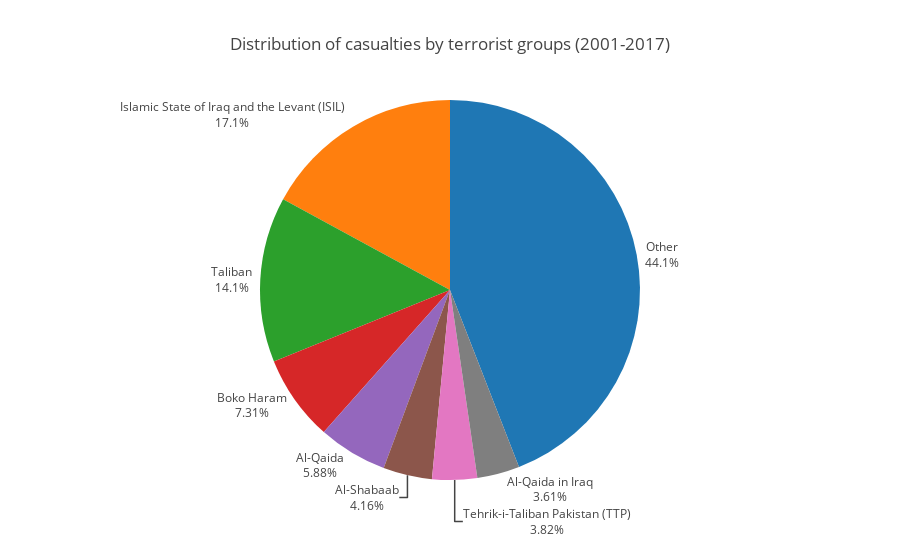

Notebook code cell kept with this figure:
### Markdown cell above
In most parts of Europe, acts of terrorism is a relatively rare event and it is instead focused in particular countries or regions of instability. A major consequence of the rise of international terrorism has been the War on Terror. Since the attacks on the World Trade Center in New York in 2001, particularly Islamic extremist groups of Iraq and Afghanistan, as well as other operations in Yemen, Pakistan and Syria are in a rise (Roser, Nagdy, & Ritchie, 2013).

### Code cell
def distribution():
    df = get_data()
    df = df[df['iyear'] > 2000]
    df = df[df['gname'] != 'Unknown']
    df = df.groupby(['gname']).sum().reset_index()
    df = df[['gname','casualities', 'amount']]
    df = df[df['amount'] > 0]
    df.loc[df.casualities < 7500, 'gname'] = 'Other'
    
    fig = {
        'data': [
            {
                'values': df['casualities'],
                'labels': df['gname'],
                'textposition': 'outside',
                'textinfo': 'label+percent',
                'type': 'pie'
            }
        ],
        'layout': {
            'title':'Distribution of casualties by terrorist groups (2001-2017)',
            'showlegend': False,
        }
    }
    
    iplot(fig)
    
distribution()

### Figure 1 — Plotly figure (JSON) as saved in the notebook; plotly's stock layout.template omitted (floating-point values rounded to 4 significant figures; data arrays with more than 128 entries replaced by an {"elided": "..."} marker saying what was removed)
{"data": [{"labels": {"elided": "1428 str values"}, "textinfo": "label+percent", "textposition": "outside", "type": "pie", "uid": "846bf6e6-1032-45d9-bc72-5ec7e18d6417", "values": {"elided": "1428 int values"}}], "layout": {"showlegend": false, "title": {"text": "Distribution of casualties by terrorist groups (2001-2017)"}}}
